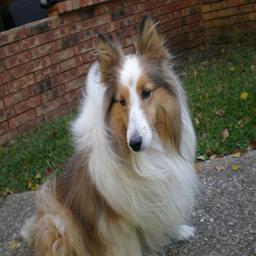
#> input picture global feature network pre-train/example.JPEG, 256 x 256 px
$ python visualize_padding.py
#> lines starting #> are read from the running program, lines starting #| are printed output that depends on the picture
import numpy as np
import cv2
import matplotlib.pyplot as plt

# image completion
# cv2.copyMakeBoder(img, top_size, bottom_size, left_size, right_size, cv2.BORDER_REPLICATE)

# cv2.BORDER_REPLICATE：    进行复制的补零操作，只对边缘的点进行复制，然后该列上的点都是这些
# cv2.BORDER_REFLECT:       进行翻转的补零操作，举例只对当前对应的边缘    gfedcba|abcdefgh|hgfedcb
# cv2.BORDER_REFLECT_101：  进行翻转的补零操作                          gfedcb|abcdefgh|gfedcb
# cv2.BORDER_WRAP:          进行上下边缘调换的外包复制操作               bcdegh|abcdefgh|abcdefg

if __name__ == "__main__":
    # read one image
    root = 'example.JPEG'
    img = cv2.imread(root)
#> img is the input picture: shape (256, 256, 3); mean B, G, R 80.2, 92.6, 99.1
    top_size, bottom_size, left_size, right_size = (50, 50, 50, 50)
    # REPLICATE: 复制最边缘上的一个点，所有的维度都使用当前的点
    REPLICATE = cv2.copyMakeBorder(img, top_size, bottom_size, left_size, right_size, cv2.BORDER_REPLICATE)
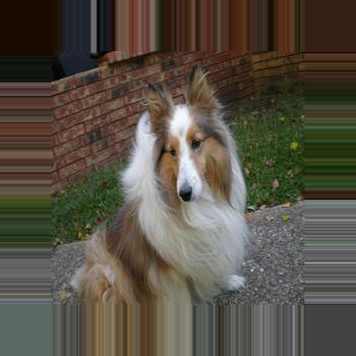
#> REPLICATE: shape (356, 356, 3); mean B, G, R 67.9, 79.9, 86.7
    # REFLECT: 进行翻转，即 gfedcba|abcdefgh|hgfedcb, 对于两侧的数据而言
    REFLECT = cv2.copyMakeBorder(img, top_size, bottom_size, left_size, right_size, cv2.BORDER_REFLECT)
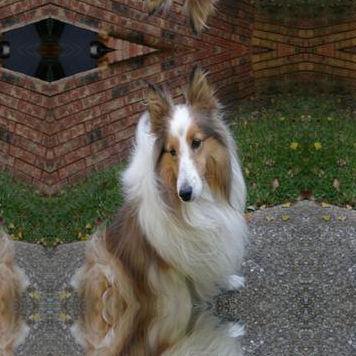
#> REFLECT: shape (356, 356, 3); mean B, G, R 71.9, 84.1, 90.7
    # REFLECT_101: 进行按中间值翻转 gfedcb|abcdefgh|gfedcb
    REFLECT_101 = cv2.copyMakeBorder(img, top_size, bottom_size, left_size, right_size, cv2.BORDER_REFLECT_101)
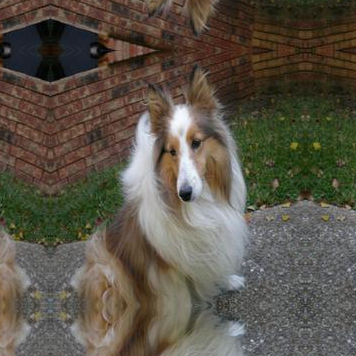
#> REFLECT_101: shape (356, 356, 3); mean B, G, R 72.1, 84.3, 90.9
    # WRAP: 外包装法   bcdefgh|abcdefgh|abcdefg， 相当于进行了上下的复制
    WRAP = cv2.copyMakeBorder(img, top_size, bottom_size, left_size, right_size, cv2.BORDER_WRAP)
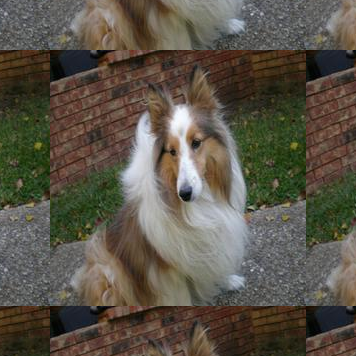
#> WRAP: shape (356, 356, 3); mean B, G, R 71.9, 84.1, 90.7
    # CONST: 进行常数的补全操作, value = 0，表示使用0进行补全操作
    CONST = cv2.copyMakeBorder(img, top_size, bottom_size, left_size, right_size, cv2.BORDER_CONSTANT, value = 0)
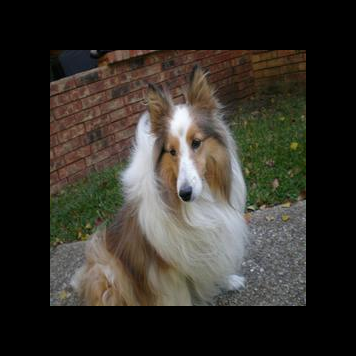
#> CONST: shape (356, 356, 3); mean B, G, R 41.5, 47.9, 51.2
    # plot
    img = cv2.cvtColor(img, cv2.COLOR_BGR2RGB)
    REPLICATE = cv2.cvtColor(REPLICATE, cv2.COLOR_BGR2RGB)
    REFLECT = cv2.cvtColor(REFLECT, cv2.COLOR_BGR2RGB)
    REFLECT_101 = cv2.cvtColor(REFLECT_101, cv2.COLOR_BGR2RGB)
    WRAP = cv2.cvtColor(WRAP, cv2.COLOR_BGR2RGB)
    CONST = cv2.cvtColor(CONST, cv2.COLOR_BGR2RGB)
    plt.subplot(231)
    plt.imshow(img), plt.title('ORIGINAL')
    plt.subplot(232)
    plt.imshow(REPLICATE), plt.title('REPLICATE')
    plt.subplot(233)
    plt.imshow(REFLECT), plt.title('REFLECT')
    plt.subplot(234)
    plt.imshow(REFLECT_101), plt.title('REFLECT_101')
    plt.subplot(235)
    plt.imshow(WRAP), plt.title('WRAP')
    plt.subplot(236)
    plt.imshow(CONST), plt.title('CONSTANT')
    plt.show()
